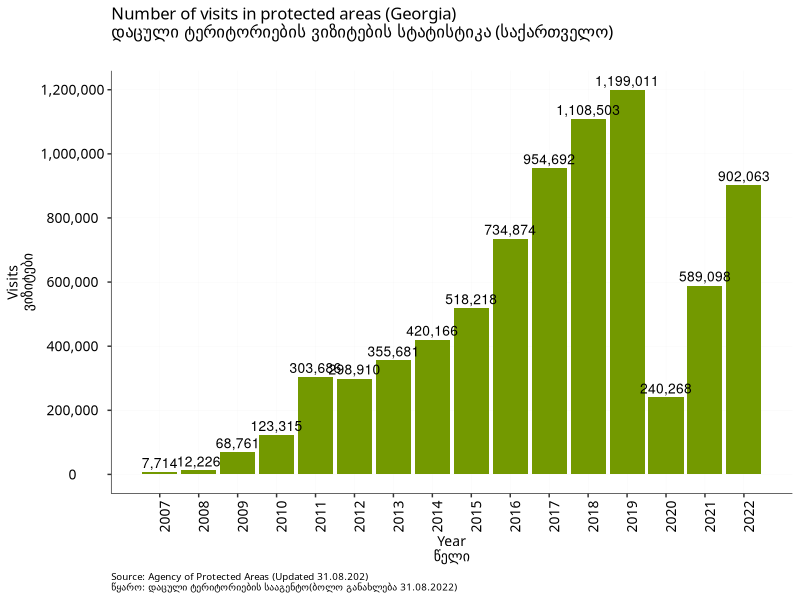

Reproduce this figure in R. (Note: this script raises an error after producing the figure.)
rm(list=ls())    # clear the workspace

#=== Temur Gugushvii === 
# Author https://temurgugushvili.ge/
# Data source https://apa.gov.ge/ge/statistika/vizitorta-statistika

#libraries

library(ggplot2)
library(tidyverse)

# import data

tg_pa_visitors <- readr::read_csv("data/article_figure1_data.csv",
                                   col_types = cols(year = "n",
                                                    visits = "n",
                                                    pa = "c"))

#Prepare data for visualization (filter data)

tg_pa_visitors <- tg_pa_visitors %>% 
                  dplyr::filter(pa == "pa_total")


#Build the visualization 

article_figure1 <- ggplot2::ggplot(tg_pa_visitors, aes(year, visits)) +
                          geom_col(fill = "#739900") +
                          geom_text(label = scales::comma(tg_pa_visitors$visits), size = 3.5, vjust = -0.4, nudge_y = 0.5)+
                          theme_classic(base_family="Sylfaen")+
                          theme(axis.title.x = element_text(colour="black", size=10, hjust=0.5),
                                axis.title.y = element_text(colour="black", size=10, hjust=0.5),
                                axis.text.x=element_text(angle = 90, hjust=0.5, size=10, colour="black"),
                                axis.text.y=element_text(angle = 0, hjust=0.5, size=10, colour="black"),
                                plot.caption = element_text(size=7, colour="black", hjust=0),
                                plot.title=element_text(colour="black", size=12),
                                panel.grid.major = element_line(size = 0.05),
                                axis.line = element_line(size = 0.2, colour = "black"))+
                          labs(title = "Number of visits in protected areas (Georgia)\nდაცული ტერიტორიების ვიზიტების სტატისტიკა (საქართველო)",
                               subtitle ="",
                               caption = "Source: Agency of Protected Areas (Updated 31.08.202) \nწყარო: დაცული ტერიტორიების სააგენტო(ბოლო განახლება 31.08.2022)",
                               x = "Year\nწელი",
                               y = "Visits\nვიზიტები")+
                          scale_y_continuous(breaks=seq(0, 120000000, 200000), labels = scales::comma)+
                          scale_x_continuous(breaks=seq(2007, 2022, 1))

#Save the ggplot
ggsave("visualization/article_figure1.JPG", 
       plot = article_figure1,
       units = "mm",
       width = 290,
       dpi = 300,
       height = 175) 
                 
